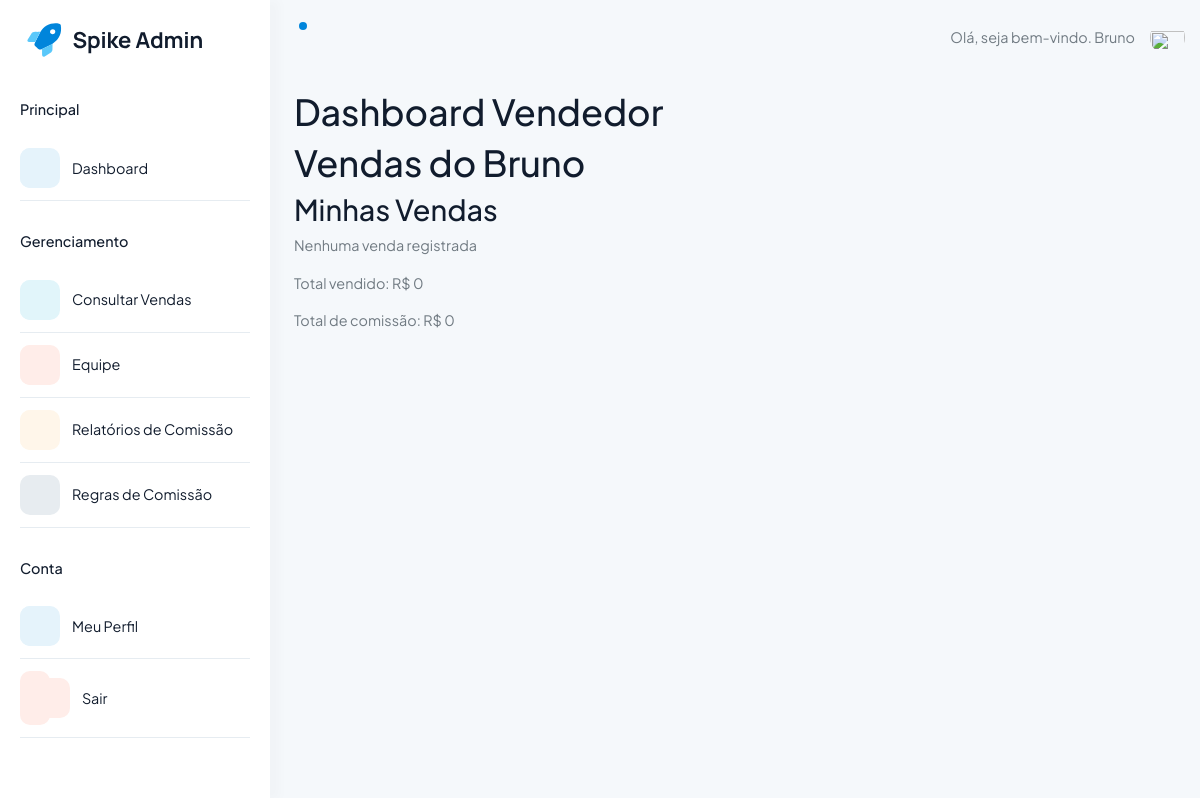
Screenshot of /vendedor/ (signed in) with the database file from the repository.
### apps/accounts/models.py (models this page shows, shortened)
class Account(AbstractUser, BaseModel):
    class UserType(models.TextChoices):
        ADMIN = "ADMIN", "Administrador"
        SELLER = "SELLER", "Vendedor"
        MANAGER = "MANAGER", "Gerente"
    user_type = models.CharField(
        max_length=10,
        choices=UserType.choices,
        default=UserType.SELLER,
        verbose_name="Tipo de Usuário",
        help_text="Define o papel do usuário no sistema",
    )
    document = models.CharField(
        max_length=14, unique=True, verbose_name="CPF/CNPJ", help_text="Apenas números"
    )
    phone = models.CharField(max_length=15, blank=True, verbose_name="Telefone")
    commission_rate = models.DecimalField(
        max_digits=5,
        decimal_places=2,
        default=0.50,
        verbose_name="Taxa de Comissão (%)",
        help_text="Percentual de comissão que este vendedor recebe (padrão: 0.5%)",
    )
    commission_active = models.BooleanField(
        default=True,
        verbose_name="Comissão Ativa",
        help_text="Se desabilitado, este vendedor não receberá comissões",
    )
    commission_start_date = models.DateField(
        blank=True,
        null=True,
        verbose_name="Início das Comissões",
        help_text="Data a partir da qual este vendedor começou a receber comissões",
    )
    birth_date = models.DateField(
        blank=True, null=True, verbose_name="Data de Nascimento"
    )
    def total_sold(self, start_date=None, end_date=None):
        qs = self.daily_sales.filter(is_active=True)
        if start_date:
            qs = qs.filter(sale_date__gte=start_date)
        if end_date:
            qs = qs.filter(sale_date__lte=end_date)
        result = qs.aggregate(total=Sum("total_amount"))
        return result["total"] or 0
    def total_commission_paid(self, start_date=None, end_date=None):
        qs = self.daily_sales.filter(is_active=True)
        if start_date:
            qs = qs.filter(sale_date__gte=start_date)
        if end_date:
            qs = qs.filter(sale_date__lte=end_date)
        result = qs.aggregate(total=Sum("calculated_commission"))
        return result["total"] or 0
    class Meta:
        verbose_name = "Usuário"
        verbose_name_plural = "Usuários"
        indexes = [
            models.Index(fields=["user_type", "commission_active", "is_active"]),
        ]

### apps/dashboard/views.py (the view)
# urls.py: path('vendedor/', views.VendedorDashboardView.as_view(), name='vendedor_dashboard'),
class VendedorDashboardView(LoginRequiredMixin, TemplateView):
    template_name = 'dashboard/vendedor_dashboard.html'

### apps/dashboard/templates/dashboard/vendedor_dashboard.html (shortened to what this page needs)
{% extends "base/base_dashboard.html" %}
{% load static %}
{% load humanize %}
{% block content %}
<div class="container-fluid">
    <h1>Dashboard Vendedor</h1>
<h1>Vendas do {{ request.user.username }}</h1>
<h2>Minhas Vendas</h2>
<ul>
  {% for sale in request.user.daily_sales.all %}
    <li>{{ sale.sale_date }} → R$ {{ sale.total_amount }} (Comissão: R$ {{ sale.calculated_commission }})</li>
  {% empty %}
    <li>Nenhuma venda registrada</li>
  {% endfor %}
</ul>
<p>Total vendido: R$ {{ request.user.total_sold }}</p>
<p>Total de comissão: R$ {{ request.user.total_commission_paid }}</p>
</div>
{% endblock %}

### templates/base/base_dashboard.html (shortened to what this page needs)
{% load static %}
<!doctype html>
<html lang="pt-BR">
<head>
  <link rel="stylesheet" href="{% static 'assets/css/styles.min.css' %}" />
</head>
<body>
  <div class="page-wrapper" id="main-wrapper" data-layout="vertical" data-navbarbg="skin6" data-sidebartype="full"
    data-sidebar-position="fixed" data-header-position="fixed">
    <aside class="left-sidebar">
      <div class="scroll-sidebar" data-simplebar>
        <div class="d-flex mb-4 align-items-center justify-content-between">
            <a href="index.html" class="text-nowrap logo-img ms-0 ms-md-1">
              <img src="{% static 'assets/images/logos/dark-logo.svg' %}" width="180" alt="">
            </a>
        </div>
        <nav class="sidebar-nav">
          {% if user.is_authenticated %}
          <ul id="sidebarnav" class="mb-4 pb-2">
            <li class="nav-small-cap">
              <span class="hide-menu">Principal</span>
            </li>
            <li class="sidebar-item">
              <a class="sidebar-link sidebar-link primary-hover-bg" href="{% url 'dashboard:dashboard' %}" aria-expanded="false">
                <span class="aside-icon p-2 bg-light-primary rounded-3">
                  <i class="ti ti-layout-dashboard fs-7 text-primary"></i>
                </span>
                <span class="hide-menu ms-2 ps-1">Dashboard</span>
              </a>
            </li>
            {% if user.user_type == 'ADMIN' %}
            <li class="nav-small-cap">
              <span class="hide-menu">Gerenciamento</span>
            </li>
            <li class="sidebar-item">
              <a class="sidebar-link sidebar-link primary-hover-bg" href="#" aria-expanded="false">
                <span class="aside-icon p-2 bg-light-info rounded-3">
                  <i class="ti ti-shopping-cart fs-7 text-info"></i>
                </span>
                <span class="hide-menu ms-2 ps-1">Consultar Vendas</span>
              </a>
            </li>
            <li class="sidebar-item">
              <a class="sidebar-link sidebar-link danger-hover-bg" href="{% url "accounts:equipe" %}" aria-expanded="false">
                <span class="aside-icon p-2 bg-light-danger rounded-3">
                  <i class="ti ti-users fs-7 text-danger"></i>
                </span>
                <span class="hide-menu ms-2 ps-1">Equipe</span>
              </a>
            </li>
            <li class="sidebar-item">
              <a class="sidebar-link sidebar-link warning-hover-bg" href="#" aria-expanded="false">
                <span class="aside-icon p-2 bg-light-warning rounded-3">
                  <i class="ti ti-file-invoice fs-7 text-warning"></i>
                </span>
                <span class="hide-menu ms-2 ps-1">Relatórios de Comissão</span>
              </a>
            </li>
            <li class="sidebar-item">
                <a class="sidebar-link sidebar-link secondary-hover-bg" href="#" aria-expanded="false">
                  <span class="aside-icon p-2 bg-light-secondary rounded-3">
                    <i class="ti ti-gavel fs-7 text-secondary"></i>
                  </span>
                  <span class="hide-menu ms-2 ps-1">Regras de Comissão</span>
                </a>
              </li>
            {% endif %}
            <li class="nav-small-cap">
              <span class="hide-menu">Conta</span>
            </li>
            <li class="sidebar-item">
                <a class="sidebar-link sidebar-link primary-hover-bg" href="#" aria-expanded="false">
                  <span class="aside-icon p-2 bg-light-primary rounded-3">
                    <i class="ti ti-user-circle fs-7 text-primary"></i>
                  </span>
                  <span class="hide-menu ms-2 ps-1">Meu Perfil</span>
                </a>
            </li>
            <li class="sidebar-item">
              <form method="post" action="{% url 'accounts:logout' %}">
                {% csrf_token %} <button type="submit" class="sidebar-link sidebar-link danger-hover-bg" style="border: none; background: none; width: 100%; text-align: left; padding: 7px 10px; cursor: pointer;">
                  <span class="aside-icon p-2 bg-light-danger rounded-3">
                    <i class="ti ti-logout fs-7 text-danger"></i>
                  </span>
                  <span class="hide-menu ms-2 ps-1">Sair</span>
                </button>
              </form>
            </li>
          </ul>
          {% endif %}
        </nav>
      </div>
    </aside>
    <div class="body-wrapper">
      <header class="app-header">
        <nav class="navbar navbar-expand-lg navbar-light">
          <ul class="navbar-nav">
            <li class="nav-item">
              <a class="nav-link nav-icon-hover" href="javascript:void(0)">
                <i class="ti ti-bell-ringing"></i>
                <div class="notification bg-primary rounded-circle"></div>
              </a>
            </li>
          </ul>
          <div class="navbar-collapse justify-content-end px-0" id="navbarNav">
            <ul class="navbar-nav flex-row ms-auto align-items-center justify-content-end">
              <div target="_blank" class="light">Olá, seja bem-vindo. {{user.username}}</div>
              <li class="nav-item dropdown">
                <a class="nav-link nav-icon-hover" href="javascript:void(0)" id="drop2" data-bs-toggle="dropdown"
                  aria-expanded="false">
                  <img src="{% static 'assets/images/profile/user1.jpg' %}" alt="" width="35" height="35" class="rounded-circle">
                </a>
              </li>
            </ul>
          </div>
        </nav>
      </header>
      {% block content %}
      {% endblock content %}
    </div>
  </div>
</body>
</html>

### rows the page displays
Account: username "Bruno", user.username "Bruno", user.total_sold "0", user.total_commission_paid "0"
